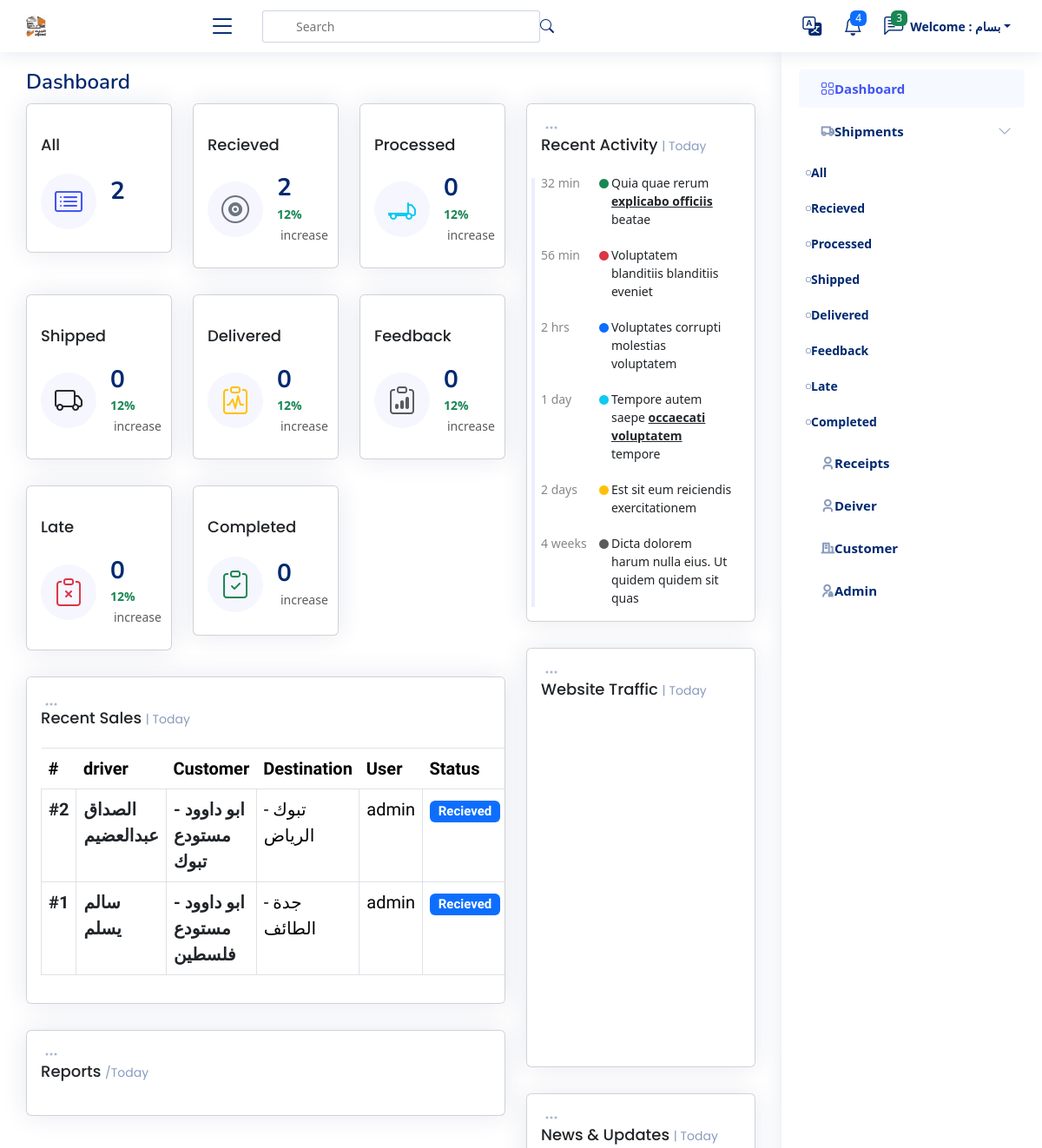
Before: / (signed in, upper part) with the older database file.
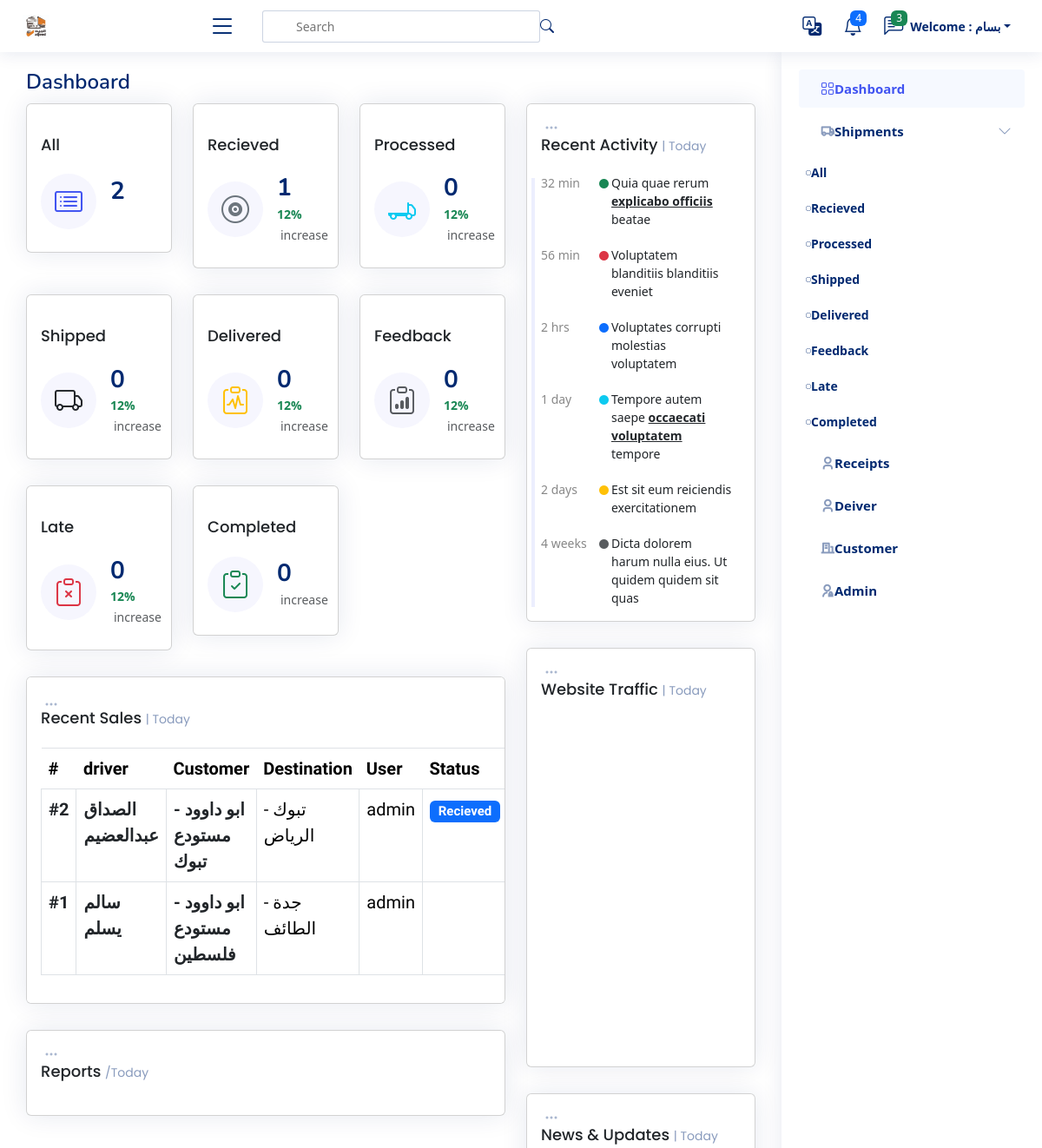
After: the same page with the newer database file.
### shipments/models.py (models this page shows, shortened)
class Shipment(models.Model):
    user = models.ForeignKey(User,  related_name='shipments_user', on_delete=models.SET_NULL, null=True)
    driver = models.ForeignKey(Driver,  related_name='shipments_driver', on_delete=models.SET_NULL, null=True)
    customer_branch = models.ForeignKey(Branch, related_name='shipments_company', on_delete=models.SET_NULL, null=True)
    fare = models.IntegerField(_("Fare"))
    premium = models.IntegerField(_("Premium"), null=True, blank=True)
    code = models.ImageField(blank=True, null=True, upload_to='code')
    days_stayed = models.IntegerField(_("Days Stayed "), null=True, blank=True)
    stay_cost = models.IntegerField(_("Stay Cost") , null=True, blank=True)
    deducted = models.IntegerField(_("Deducted") , null=True, blank=True)
    status = models.TextField(_("Status"), choices=STATUS, null=True, blank=True, default=STATUS[0][0])
    destination = models.ForeignKey(City, verbose_name=_("Destination"), on_delete=models.CASCADE, null=True, blank=True)
    create_at = models.DateTimeField(_("Create At"), default=timezone.now)
    expected_arrival_date = models.DateTimeField(_("Expected Arrival Date"), null=True, blank=True, default=timezone.now)
    actual_delivery_date = models.DateTimeField(_("Actual Delivery Date "), null=True, blank=True, default=timezone.now)
    notes = models.TextField(_("Notes"), null=True, blank=True)

class City(models.Model):
    name_ar = models.CharField(_("City Arabic"), max_length=50)
    name_en = models.CharField(_("City English"), max_length=50)
    def __str__(self):
        return self.name_ar

### drivers/models.py (models this page shows)
class Driver(models.Model):
    name = models.CharField(_("Driver Name"), max_length=120)
    phone = models.CharField(_("Driver Phone"), max_length=120)
    id_number = models.CharField(_("Driver Id Number"), max_length=10, null=True, blank=True)
    language = models.CharField(_("Driver Language"),  max_length=120, choices=LANGUAHE, null=True, blank=True)
    truck_type =models.CharField(_("Truck Type"), max_length=120, choices=TRUCK_TYPE, null=True, blank=True)
    rate = models.IntegerField(_("Rate"), null=True, blank=True)
    def __str__(self) -> str:
        return self.name

### customers/models.py (models this page shows)
class Branch(models.Model):
    customers = models.ForeignKey(Customers, related_name='branch_customers', on_delete=models.CASCADE)
    name = models.CharField(_("Name"),max_length=255)
    city = models.CharField(_("City"),max_length=255)
    def __str__(self):
        return f'{self.customers} - {self.name}'

class Customers(models.Model):
    name = models.CharField(max_length=255)
    def __str__(self):
        return self.name

### settings/views.py (the view)
# urls.py: 2. Add a URL to urlpatterns:  path('', views.home, name='home')
def home(request):
    if request.user.is_authenticated and request.user.is_superuser:
        shipments = Shipment.objects.select_related('driver', 'customer_branch', 'user').all().order_by('-create_at')
        recieved_shipment = Shipment.objects.all().filter(status='Recieved')
        processed_shipment = Shipment.objects.all().filter(status='Processed')
        shipped_shipment = Shipment.objects.all().filter(status='Shipped')
        delivered_shipment = Shipment.objects.all().filter(status='Delivered')
        feedback_shipment = Shipment.objects.all().filter(status='Feedback')
        late_shipment = Shipment.objects.all().filter(status='late')
        completed_shipment = Shipment.objects.all().filter(status='Completed')
        context = {
            'shipments':shipments,
            'recieved_shipment':recieved_shipment,
            'processed_shipment':processed_shipment,
            'shipped_shipment':shipped_shipment,
            'delivered_shipment':delivered_shipment,
            'feedback_shipment':feedback_shipment,
            'late_shipment':late_shipment,
            'completed_shipment':completed_shipment,
        }
        return render(request, 'settings/home.html', context)
    elif request.user.is_authenticated :
            return redirect('shipment_list', status='All')
    else:
        return redirect('login')

### templates/settings/home.html (shortened to what the changed rows need)
{% extends 'base.html' %}
{% load static %}
{% load i18n %}
{% block body %}
<main id="main" class="main">
  <div class="pagetitle">
    <h1>{% translate "Dashboard" %}</h1>
  </div>
  <section class="section dashboard">
    <div class="row">
      <div class="col-lg-8">
        <div class="row">
          <div class="col-xxl-4 col-md-4">
            <a href="{% url 'shipment_list' status='Recieved' %}" style="text-decoration: none;">
              <div class="card info-card sales-card">
                <div class="card-body">
                  <div class="d-flex align-items-center">
                    <div class="ps-3">
                      <h6>{{ recieved_shipment|length }}</h6>
                      <span class="text-success small pt-1 fw-bold">12%</span> <span
                        class="text-muted small pt-2 ps-1">increase</span>
                  </div>
                  </div>
                </div>
              </div>
            </a>
          </div>
          <div class="col-12">
            <div class="card recent-sales overflow-auto">
              <div class="card-body">
                <table class="table table-bordered table-borderless datatable">
                  <thead>
                    <tr>
                      <th scope="col">#</th>
                      <th scope="col">driver</th>
                      <th scope="col">Customer</th>
                      <th scope="col">Destination</th>
                      <th scope="col">User</th>
                      <th scope="col">Status</th>
                    </tr>
                  </thead>
                  <tbody>
                    {% for shipment in shipments %}
                    <tr >
                      <th scope="row"><a href="#" class="link-dark" style="text-decoration: none;">#{{shipment.id}}</a></th>
                      <th scope="row"><a href="#" class="link-dark"  style="text-decoration: none;">{{shipment.driver}}</a></th>
                      <th scope="row"><a href="#" class="link-dark"  style="text-decoration: none;">{{shipment.customer_branch}}</a></th>
                      <td>{{shipment.customer_branch.city}} - {{shipment.destination}}</td>
                      <td>{{shipment.user}}</td>
                      <td><span class="badge
                        {% if shipment.status == 'Recieved' %} bg-primary
                        {% elif shipment.status == 'Processed' %} bg-secondary
                        {% elif shipment.status == 'Shipped' %} bg-info
                        {% elif shipment.status == 'Delivered' %} bg-primary
                        {% elif shipment.status == 'Feedback' %} bg-warning
                        {% elif shipment.status == 'Completed' %} bg-success
                        {% elif shipment.status == 'Late' %}
                        {% endif %} ">{{shipment.status}}</span></td>
                    </tr>
                    {% endfor %}
                  </tbody>
                </table>
              </div>
            </div>
          </div>
        </div>
      </div>
    </div>
  </section>
</main>
{% endblock %}

Changed rows visible on the page:
changed Shipment "سالم يسلم": status "Recieved" → (not shown)
Other visible differences:
{{ recieved_shipment|length }}: "2" → "1"
